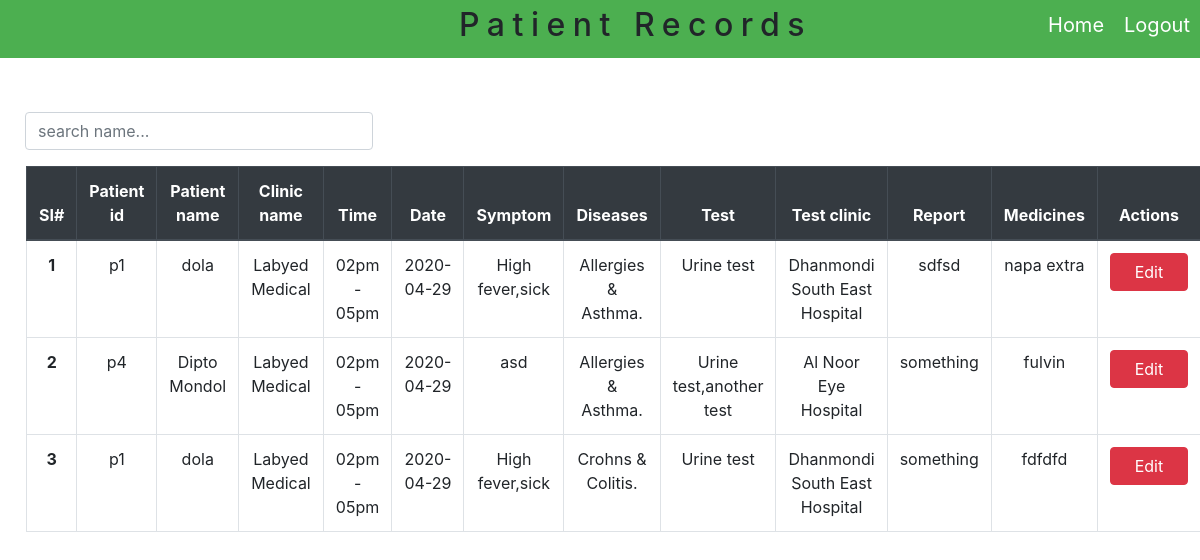
Page /view/DoctorPatientRecords.php (signed in) on the committed database.
### tables this page shows
CREATE TABLE `patientrecords` (
  `id` int(100) NOT NULL,
  `did` varchar(200) NOT NULL,
  `dname` varchar(200) NOT NULL,
  `pid` varchar(200) NOT NULL,
  `pname` varchar(200) NOT NULL,
  `cid` varchar(200) NOT NULL,
  `cname` varchar(200) NOT NULL,
  `time` varchar(200) NOT NULL,
  `date` varchar(200) NOT NULL,
  `symptom` varchar(200) DEFAULT NULL,
  `diseases` varchar(200) NOT NULL,
  `test` varchar(200) NOT NULL,
  `testclinic` varchar(200) DEFAULT NULL,
  `report` varchar(200) NOT NULL,
  `medicines` varchar(200) NOT NULL
);

### model/db_connect.php (called while the page is built, shortened)
<?php
	$servername="localhost";
	$username="root";
	$password="";
	$databasename="online_clinic";
	function getdata ($query)
	{
		global $servername;
		global $username;
		global $password;
		global $databasename;
		$data=array();
		$conn=mysqli_connect($servername,$username,$password,$databasename);
		$result=mysqli_query($conn,$query);
		if (mysqli_num_rows($result)>0) {
			while ($rows=mysqli_fetch_assoc($result)) {
				$entity=array();
				foreach ($rows as $key => $value) {
					$entity[$key]=$rows[$key];
				}
				$data[]=$entity;
			}
		}
		return $data;
	}
?>

### control/DoctorsControls.php (called while the page is built, shortened)
<?php
	include '../model/db_connect.php';
function patientrecords($did)
{
	$records="SELECT * FROM `patientrecords` WHERE did='$did'";
	$results=getdata($records);
	return $results;
}
?>

### view/DoctorPatientRecords.php (the view, shortened to what this page needs)
<?php
	include 'CSS/bootstrap.php';
	include '../control/DoctorsControls.php';
	$id=0;
	$precords=patientrecords($_SESSION['did']);
?>
<html>
	<head>
		<link rel="stylesheet"type="text/css"href="CSS/doctorcss.css">
	</head>
	<body>
		<button class="button"onclick="window.location='../control/LogoutControl.php'">Logout</button>
		<button class="button"onclick="window.location='DoctorHomePage.php'">Home</button>
		<div class="div1">
			<h2>Patient Records</h2>
		</div>
		<div class="search">
			<div class="input-group mb-3">
				<input type="text" class="form-control" placeholder="search name..." id="search_input" onkeyup="search()">
			</div>
		</div>
		<div class="table">
			<table class="table table-hover table-bordered " id="patient_records_list">
			  <thead>
			    <tr class="thead-dark">
			      <th scope="col">SI#</th>
			      <th scope="col">Patient id</th>
			      <th scope="col">Patient name</th>
			      <th scope="col">Clinic name</th>
			      <th scope="col">Time</th>
			      <th scope="col">Date</th>
			      <th scope="col">Symptom</th>
			      <th scope="col">Diseases</th>
			      <th scope="col">Test</th>
			      <th scope="col">Test clinic</th>
			      <th scope="col">Report</th>
				  <th scope="col">Medicines</th>
			      <th scope="col">Actions</th>
			    </tr>
			  </thead>
			  <tbody>
			  	<?php foreach ($precords as $value) { $id++ ?>
			  		<tr>
						<th><?php echo $id ?></th>
						<td><?php echo $value['pid'] ?></td>
						<td><?php echo $value['pname'] ?></td>
						<td><?php echo $value['cname'] ?></td>
						<td><?php echo $value['time'] ?></td>
						<td><?php echo $value['date'] ?></td>
						<td><?php echo $value['symptom'] ?></td>
						<td><?php echo $value['diseases'] ?></td>
						<td><?php echo $value['test'] ?></td>
						<td><?php echo $value['testclinic'] ?></td>
						<td><?php echo $value['report'] ?></td>
						<td><?php echo $value['medicines'] ?></td>
						<td>
						<button type="button" class="btn btn-danger float-right"style="width: 78px"onclick="prescrive('<?php echo $value['pname']?>','<?php echo $value['pid']?>','<?php echo $value['id']?>','<?php echo $value['diseases']?>','<?php echo $value['symptom']?>','<?php echo $value['test']?>','<?php echo $value['testclinic']?>','<?php echo $value['report']?>','<?php echo $value['medicines']?>')">Edit</button>
						</td>
				    </tr>
			  	<?php } ?>
			  </tbody>
			</table>
		</div>
	</body>
</html>

### view/CSS/doctorcss.css (style rules this page uses)
* { margin:0px; padding:0px; }
.div1 { background-color: #4CAF50; padding: 6px; text-align:center; }
h2 { letter-spacing: 7.5px; font-family: inherit; font-size: 32px; margin-left: 227px; }
.button { float: right; padding: 10px; background-color: #4CAF50; border: none; cursor: pointer; color: white; font-family: inherit; font-size: 20px; }
.table { width: 98%; margin: 49px 0px 0px 13px; text-align: center; }
.search { width: 29%; margin: 54px 0px 0px 25px; float: left; }

### rows in the picture
patientrecords: pid "p1", pname "dola", cname "Labyed Medical", time "02pm - 05pm", date "2020-04-29", symptom "High fever,sick", diseases "Allergies & Asthma.", test "Urine test", testclinic "Dhanmondi South East Hospital", report "sdfsd", medicines "napa extra"
patientrecords: pid "p4", pname "Dipto Mondol", cname "Labyed Medical", time "02pm - 05pm", date "2020-04-29", symptom "asd", diseases "Allergies & Asthma.", test "Urine test,another test", testclinic "Al Noor Eye Hospital", report "something", medicines "fulvin"
patientrecords: pid "p1", pname "dola", cname "Labyed Medical", time "02pm - 05pm", date "2020-04-29", symptom "High fever,sick", diseases "Crohns & Colitis.", test "Urine test", testclinic "Dhanmondi South East Hospital", report "something", medicines "fdfdfd"
